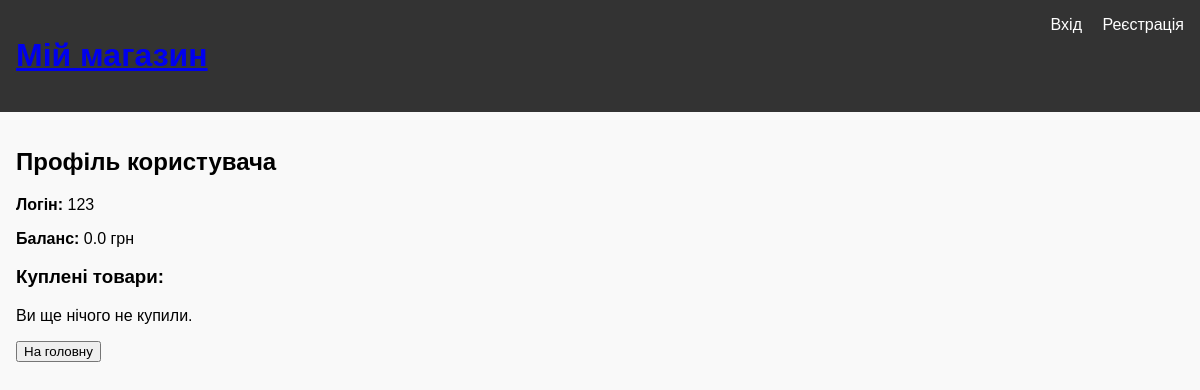
The app's page /profile (signed in), older data.
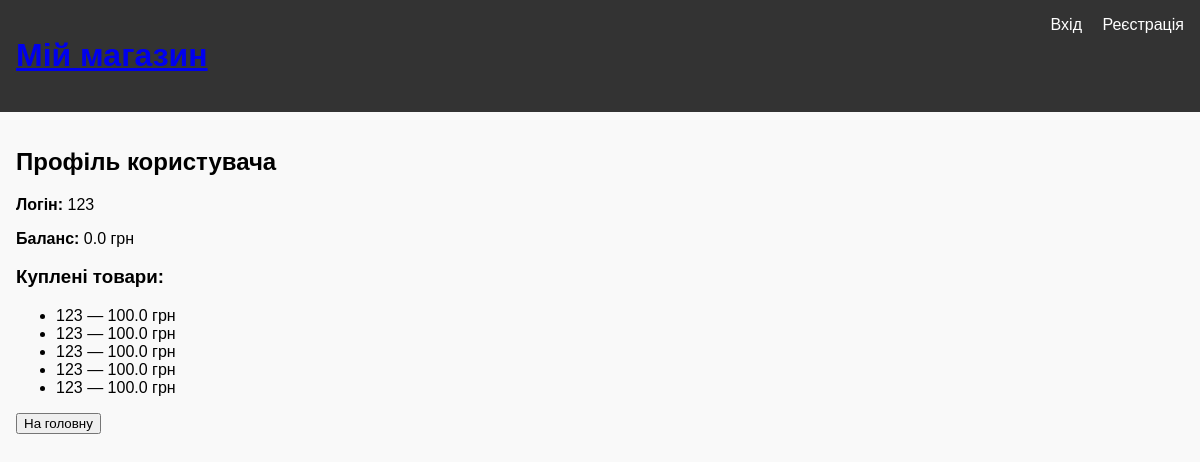
The same page, newer data.
### models.py (models this page shows)
class User(db.Model, UserMixin):
    id = db.Column(db.Integer, primary_key=True)
    username = db.Column(db.String(64), unique=True, nullable=False)
    balance = db.Column(db.Float, default=0.0)
    purchases = db.relationship('Purchase', backref='user', lazy=True)

class Purchase(db.Model):
    id = db.Column(db.Integer, primary_key=True)
    user_id = db.Column(db.Integer, db.ForeignKey('user.id'), nullable=False)
    product_id = db.Column(db.Integer, db.ForeignKey('product.id'), nullable=False)

class Product(db.Model):
    id = db.Column(db.Integer, primary_key=True)
    name = db.Column(db.String(100), nullable=False)
    price = db.Column(db.Float, nullable=False)
    payment_url = db.Column(db.String(255), nullable=True)  # WayForPay URL
    purchases = db.relationship('Purchase', backref='product', lazy=True)

### app.py (the view)
@app.route('/profile')
@login_required
def profile():
    return render_template('profile.html', user=current_user)

### app.py (called while the page is built)
@login_manager.user_loader
def load_user(user_id):
    return User.query.get(int(user_id))

### templates/profile.html
{% extends 'base.html' %}
{% block content %}
<h2>Профіль користувача</h2>
<p><strong>Логін:</strong> {{ user.username }}</p>
<p><strong>Баланс:</strong> {{ user.balance }} грн</p>
<h3>Куплені товари:</h3>
{% if user.purchases %}
    <ul>
        {% for purchase in user.purchases %}
            <li>{{ purchase.product.name }} — {{ purchase.product.price }} грн</li>
        {% endfor %}
    </ul>
{% else %}
    <p>Ви ще нічого не купили.</p>
{% endif %}
<a href="{{ url_for('index') }}">
    <button>На головну</button>
</a>
{% endblock %}

### templates/base.html (shortened to what this page needs)
<!DOCTYPE html>
<html lang="uk">
<head>
    <link rel="stylesheet" href="{{ url_for('static', filename='style.css') }}">
</head>
<body>
    <header>
        <h1><a href="/">Мій магазин</a></h1>
        <nav>
            {% if session.get('user_id') %}
                <a href="{{ url_for('profile') }}">Профіль</a>
                <a href="{{ url_for('logout') }}">Вихід</a>
            {% else %}
                <a href="{{ url_for('login') }}">Вхід</a>
                <a href="{{ url_for('register') }}">Реєстрація</a>
            {% endif %}
        </nav>
    </header>
    <main>
        {% block content %}{% endblock %}
    </main>
</body>
</html>

### static/style.css (style rules this page uses)
body { font-family: Arial, sans-serif; margin: 0; padding: 0; background: #f9f9f9; }
header { background: #333; color: white; padding: 1em; display: flex; justify-content: space-between; }
nav a { color: white; margin-left: 1em; text-decoration: none; }
main { padding: 1em; }

Row changes from the older to the newer data that the page shows:
added Purchase: product.name "123", product.price "100.0"
added Purchase: product.name "123", product.price "100.0"
added Purchase: product.name "123", product.price "100.0"
added Purchase: product.name "123", product.price "100.0"
added Purchase: product.name "123", product.price "100.0"
Text that changed along with them:
text no longer shown: "Ви ще нічого не купили."
